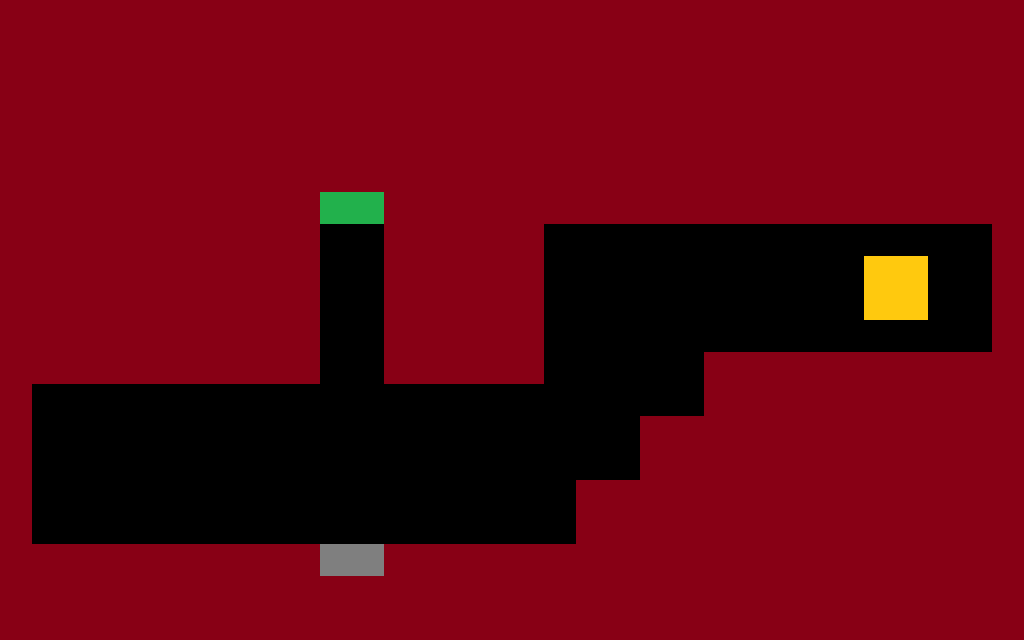

This game map was drawn from its Tiled (.tmx) file and the tilesets committed beside it. A one-line description and the full map source follow:
An orthogonal 32x20 tile map with 32x32 px tiles, 1 tile layer (Tile Layer 1), 4 tilesets and 21 objects.

<map version="1.10" tiledversion="1.11.2" orientation="orthogonal" renderorder="right-down" width="32" height="20" tilewidth="32" tileheight="32" infinite="0" nextlayerid="10" nextobjectid="23">
 <tileset firstgid="1" name="Red" tilewidth="32" tileheight="32" tilecount="1" columns="1">
  <image source="../tilesets/Red.png" width="32" height="32" />
 </tileset>
 <tileset firstgid="2" name="Yellow" tilewidth="32" tileheight="32" tilecount="1" columns="1">
  <image source="../tilesets/Yellow.png" width="32" height="32" />
 </tileset>
 <tileset firstgid="3" name="Grey" tilewidth="32" tileheight="32" tilecount="1" columns="1">
  <image source="../tilesets/Grey.png" width="32" height="32" />
 </tileset>
 <tileset firstgid="4" name="Green" tilewidth="32" tileheight="32" tilecount="1" columns="1">
  <image source="../tilesets/Green.png" width="32" height="32" />
 </tileset>
 <layer id="1" name="Tile Layer 1" width="32" height="20">
  <data encoding="csv">
1,1,1,1,1,1,1,1,1,1,1,1,1,1,1,1,1,1,1,1,1,1,1,1,1,1,1,1,1,1,1,1,
1,1,1,1,1,1,1,1,1,1,1,1,1,1,1,1,1,1,1,1,1,1,1,1,1,1,1,1,1,1,1,1,
1,1,1,1,1,1,1,1,1,1,1,1,1,1,1,1,1,1,1,1,1,1,1,1,1,1,1,1,1,1,1,1,
1,1,1,1,1,1,1,1,1,1,1,1,1,1,1,1,1,1,1,1,1,1,1,1,1,1,1,1,1,1,1,1,
1,1,1,1,1,1,1,1,1,1,1,1,1,1,1,1,1,1,1,1,1,1,1,1,1,1,1,1,1,1,1,1,
1,1,1,1,1,1,1,1,1,1,1,1,1,1,1,1,1,1,1,1,1,1,1,1,1,1,1,1,1,1,1,1,
1,1,1,1,1,1,1,1,1,1,4,4,1,1,1,1,1,1,1,1,1,1,1,1,1,1,1,1,1,1,1,1,
1,1,1,1,1,1,1,1,1,1,0,0,1,1,1,1,1,0,0,0,0,0,0,0,0,0,0,0,0,0,0,1,
1,1,1,1,1,1,1,1,1,1,0,0,1,1,1,1,1,0,0,0,0,0,0,0,0,0,0,2,2,0,0,1,
1,1,1,1,1,1,1,1,1,1,0,0,1,1,1,1,1,0,0,0,0,0,0,0,0,0,0,2,2,0,0,1,
1,1,1,1,1,1,1,1,1,1,0,0,1,1,1,1,1,0,0,0,0,0,0,0,0,0,0,0,0,0,0,1,
1,1,1,1,1,1,1,1,1,1,0,0,1,1,1,1,1,0,0,0,0,0,1,1,1,1,1,1,1,1,1,1,
1,0,0,0,0,0,0,0,0,0,0,0,0,0,0,0,0,0,0,0,0,0,1,1,1,1,1,1,1,1,1,1,
1,0,0,0,0,0,0,0,0,0,0,0,0,0,0,0,0,0,0,0,1,1,1,1,1,1,1,1,1,1,1,1,
1,0,0,0,0,0,0,0,0,0,0,0,0,0,0,0,0,0,0,0,1,1,1,1,1,1,1,1,1,1,1,1,
1,0,0,0,0,0,0,0,0,0,0,0,0,0,0,0,0,0,1,1,1,1,1,1,1,1,1,1,1,1,1,1,
1,0,0,0,0,0,0,0,0,0,0,0,0,0,0,0,0,0,1,1,1,1,1,1,1,1,1,1,1,1,1,1,
1,1,1,1,1,1,1,1,1,1,3,3,1,1,1,1,1,1,1,1,1,1,1,1,1,1,1,1,1,1,1,1,
1,1,1,1,1,1,1,1,1,1,1,1,1,1,1,1,1,1,1,1,1,1,1,1,1,1,1,1,1,1,1,1,
1,1,1,1,1,1,1,1,1,1,1,1,1,1,1,1,1,1,1,1,1,1,1,1,1,1,1,1,1,1,1,1
</data>
 </layer>
 <objectgroup id="4" name="Platform">
  <object id="1" x="32" y="352" width="288" height="32" />
  <object id="2" x="288" y="160" width="32" height="192" />
  <object id="3" x="320" y="160" width="96" height="32" />
  <object id="4" x="384" y="192" width="32" height="192" />
  <object id="5" x="416" y="352" width="128" height="32" />
  <object id="6" x="512" y="192" width="32" height="160" />
  <object id="7" x="544" y="192" width="480" height="32" />
  <object id="8" x="992" y="224" width="32" height="160" />
  <object id="9" x="704" y="352" width="288" height="32" />
  <object id="10" x="704" y="384" width="32" height="64" />
  <object id="11" x="640" y="416" width="64" height="32" />
  <object id="12" x="640" y="448" width="32" height="64" />
  <object id="13" x="576" y="480" width="64" height="32" />
  <object id="14" x="576" y="512" width="32" height="64" />
  <object id="15" x="32" y="544" width="544" height="32" />
  <object id="16" x="0" y="352" width="32" height="224" />
 </objectgroup>
 <objectgroup id="5" name="Spawn">
  <object id="17" x="96" y="480" width="32" height="32" />
 </objectgroup>
 <objectgroup id="7" name="Door">
  <object id="19" x="704" y="224" width="32" height="128" />
 </objectgroup>
 <objectgroup id="8" name="Spike">
  <object id="21" x="320" y="480" width="64" height="64" />
 </objectgroup>
 <objectgroup id="9" name="Button">
  <object id="22" x="320" y="192" width="64" height="32" />
 </objectgroup>
 <objectgroup id="6" name="Goal">
  <object id="18" x="864" y="256" width="64" height="64" />
 </objectgroup>
</map>
